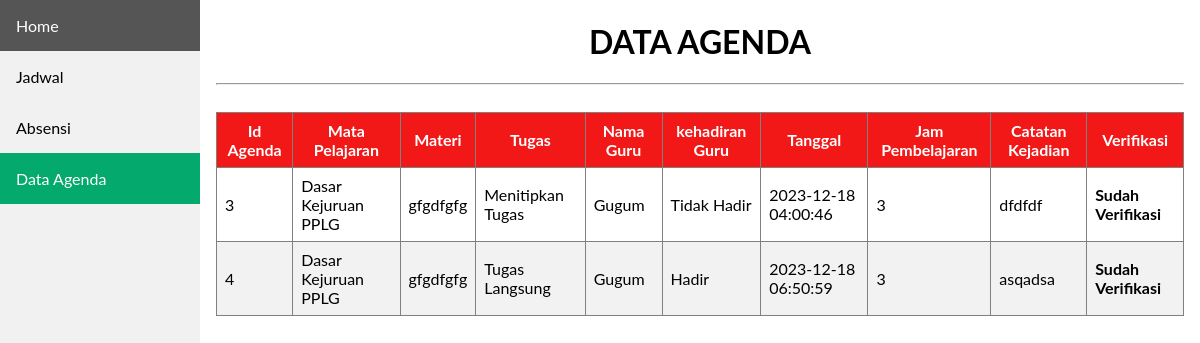
Screenshot of /tampil_agenda.php?id=D10001 with the database file from the repository.
### tables this page shows
CREATE TABLE `tb_agenda` (
  `id_agenda` int(11) NOT NULL,
  `tgl` timestamp NOT NULL DEFAULT current_timestamp() ON UPDATE current_timestamp(),
  `jam_ke` int(11) NOT NULL,
  `nip` varchar(18) NOT NULL,
  `id_kelas` varchar(6) NOT NULL,
  `id_mapel` varchar(6) NOT NULL,
  `tugas` enum('Tugas Langsung','Menitipkan Tugas','Tidak Ada Tugas') NOT NULL,
  `materi` varchar(200) NOT NULL,
  `evaluasi` varchar(200) NOT NULL,
  `kehadiran` enum('Hadir','Tidak Hadir','Hadir Diakhir') NOT NULL,
  `verifikasi` varchar(50) NOT NULL
);

CREATE TABLE `tb_mapel` (
  `id_mapel` varchar(6) NOT NULL,
  `nama_mapel` varchar(70) NOT NULL
);

CREATE TABLE `tb_guru` (
  `nip` varchar(18) NOT NULL,
  `id_mapel` varchar(6) NOT NULL,
  `nama_guru` varchar(100) NOT NULL,
  `password` varchar(100) NOT NULL,
  `role` int(11) NOT NULL
);

### tampil_agenda.php (the view, shortened to what this page needs)
<?php
    include 'koneksi.php';
    $kelas = $_GET['id'];
    $sql = "SELECT tb_agenda.id_agenda, tb_mapel.nama_mapel, tb_agenda.materi, tb_agenda.tugas, tb_guru.nama_guru, tb_agenda.kehadiran,
            tb_agenda.tgl, tb_agenda.jam_ke, tb_agenda.evaluasi, tb_agenda.verifikasi FROM tb_agenda INNER JOIN tb_mapel ON tb_agenda.id_mapel = tb_mapel.id_mapel
            INNER JOIN tb_guru ON tb_agenda.nip = tb_guru.nip WHERE tb_agenda.id_kelas='$kelas'";
    $level = mysqli_query($Conn, $sql);
?>
<!DOCTYPE html>
<html>
<head>
    <link rel="stylesheet" href="navbar.css">
<body>
    <header>
        <div class="sidebar">
            <a href="beranda.php?id=<?= $kelas ?>">Home</a>
            <a href="data_agenda.php?id=<?= $kelas ?>">Jadwal</a>
            <a href="absensi.php?id=<?= $kelas ?>">Absensi</a>
            <a class="active" href="tampil_agenda.php?id=<?= $kelas ?>">Data Agenda</a>
        </div>
    </header>
    <div class="content">
    <center>
<h1>DATA AGENDA</h1><hr>
<br>
<center>
<table border="1" cellspacing="0" cellpadding = "10px">
    <thead>
        <tr>
            <th>Id Agenda</th>
            <th>Mata Pelajaran</th>
            <th>Materi</th>
            <th>Tugas </th>
            <th>Nama Guru</th>
            <th>kehadiran Guru</th>
            <th>Tanggal </th>
            <th>Jam Pembelajaran </th>
            <th>Catatan Kejadian </th>
            <th>Verifikasi</th>
        </tr>
    </thead>
    <tbody>
    <?php foreach ($level as $row) : ?>
            <tr>
                <td><?= $row["id_agenda"];?></td>
                <td><?= $row["nama_mapel"];?></td>
                <td><?= $row["materi"];?></td>
                <td><?= $row["tugas"];?></td>
                <td><?= $row["nama_guru"];?></td>
                <td><?= $row["kehadiran"];?></td>
                <td><?= $row["tgl"];?></td>
                <td><?= $row["jam_ke"];?></td>
                <td><?= $row["evaluasi"];?></td>
                <td><b><?= $row["verifikasi"];?></b></td>
            </tr>
            <?php endforeach ;
            ?>
    </tbody>
</table>
    </center>
</div>

### navbar.css (style rules this page uses)
body { margin: 0; font-family: "Lato", sans-serif; }
.sidebar { margin: 0; padding: 0; width: 200px; background-color: #f1f1f1; position: fixed; height: 100%; overflow: auto; }
.sidebar a { display: block; color: black; padding: 16px; text-decoration: none; }
.sidebar a.active { background-color: #04AA6D; color: white; }
div.content { margin-left: 200px; padding: 1px 16px; height: 1000px; }

### tampil_agenda.php (style rules this page uses)
table { border-collapse: collapse; width: 100%; }
th, td { padding: 8px; }
tr:nth-child(even) { background-color: #f2f2f2 }
th { background-color: #F21818; color: white; text-align: center; }

### rows the page displays
tb_agenda: id_agenda "3", id_mapel.nama_mapel "Dasar Kejuruan PPLG", materi "gfgdfgfg", tugas "Menitipkan Tugas", nip.nama_guru "Gugum", kehadiran "Tidak Hadir", tgl "2023-12-18 04:00:46", jam_ke "3", evaluasi "dfdfdf", verifikasi "Sudah Verifikasi"
tb_agenda: id_agenda "4", id_mapel.nama_mapel "Dasar Kejuruan PPLG", materi "gfgdfgfg", tugas "Tugas Langsung", nip.nama_guru "Gugum", kehadiran "Hadir", tgl "2023-12-18 06:50:59", jam_ke "3", evaluasi "asqadsa", verifikasi "Sudah Verifikasi"
